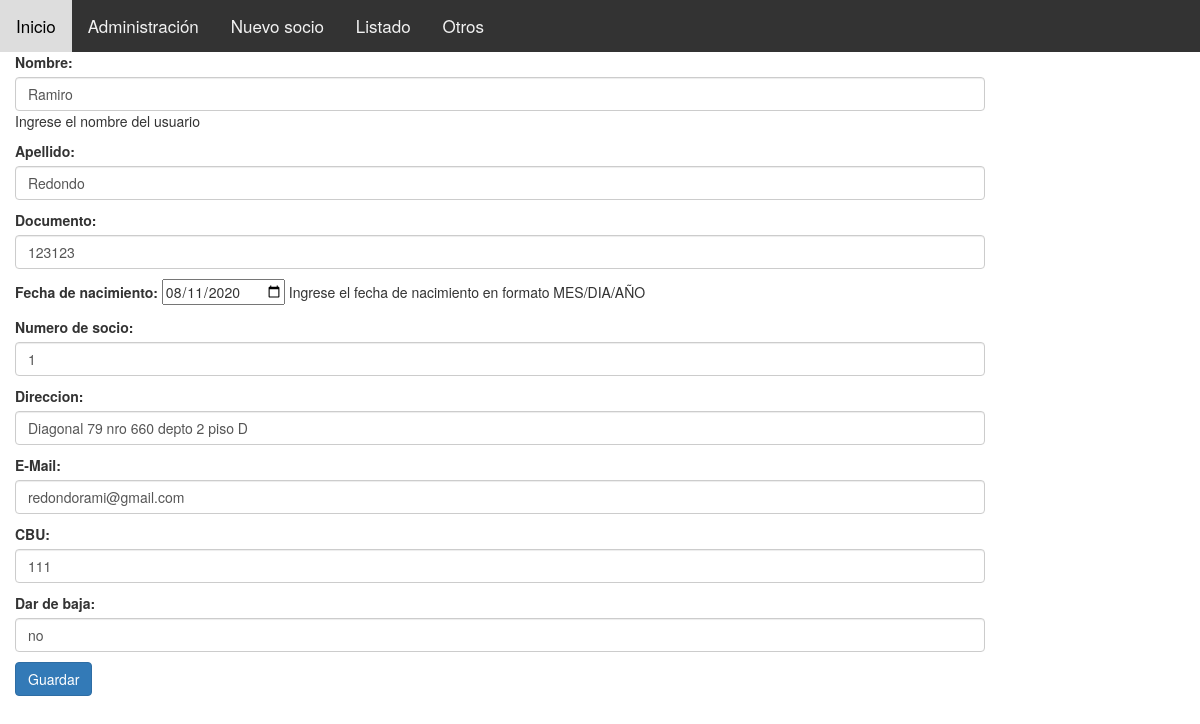
The app's page /sistemasocioscap/editar/19/ with its own data.
### sistemasocioscap/models.py (models this page shows)
class Socio (models.Model):
	dni = models.IntegerField ()
	nombre = models.CharField(max_length= 200, help_text="Ingrese el nombre del usuario")
	apellido = models.CharField (max_length = 200)
	fecha_nacimiento = models.DateField(help_text="Ingrese el fecha de nacimiento en formato MES/DIA/AÑO")
	nrosocio = models.IntegerField ()
	direccion = models.CharField (max_length = 200)
	mail = models.EmailField(max_length=254, null=True)
	cbu = models.IntegerField (null=True)
	dar_baja = models.CharField(max_length=32,choices=[('si', 'Si'),('no', 'No')], default="",null = True, blank=True)
  	def get_absolute_url(self):
    		return reverse ('socio-detail', args=[str(self.id)])

### sistemasocioscap/views.py (the view)
# urls.py: url(r'^editar/(?P<pk>\d+)/$', SocioUpdate.as_view(), name='socio_editar'),
class SocioUpdate(UpdateView):
    model = Socio
    form_class = SocioForm
    template_name = 'socio_form.html'
    success_url = reverse_lazy('listado_socios')

### sistemasocioscap/forms.py
class SocioForm(forms.ModelForm):
	class Meta:
		model = Socio
		fields = [
			'nombre',
			'apellido',
			'dni',
			'fecha_nacimiento',
			'nrosocio',
			'direccion',
			'mail',
			'cbu',
			'dar_baja',
		]
		labels = {
			'nombre': 'Nombre',
			'apellido': 'Apellido',
			'dni': 'Documento',
			'fecha_nacimiento': 'Fecha de nacimiento',
			'nrosocio': 'Numero de socio',
			'direccion':'Direccion',
			'mail': 'E-Mail',
			'cbu':'CBU',
			'dar_baja': 'Dar de baja',
		}
		widgets = {
			'nombre': forms.TextInput(attrs={'class':'form-control'}),
			'apellido': forms.TextInput(attrs={'class':'form-control'}),
			'dni': forms.TextInput(attrs={'class':'form-control'}),
			'fecha_nacimiento': DateInput(),
			'nrosocio': forms.TextInput(attrs={'class':'form-control'}),
			'direccion': forms.TextInput(attrs={'class':'form-control'}),
			'mail': forms.TextInput(attrs={'class':'form-control'}),
			'cbu': forms.TextInput(attrs={'class':'form-control'}),
			'dar_baja': forms.TextInput(attrs={'class':'form-control'}),
		}

### sistemasocioscap/templates/socio_form.html (shortened to what this page needs)
{% extends "base_generic.html" %}
{% block content %}
<form method="post">
	{{ form.as_p }}
	<button class="btn btn-primary" type="submit">Guardar</button>
</form>
{% endblock %}

### records on screen
Socio: nombre "Ramiro", apellido "Redondo", dni "123123", fecha_nacimiento "08/11/2020", nrosocio "1", direccion "Diagonal 79 nro 660 depto 2 piso D", mail "redondorami@gmail.com", cbu "111", dar_baja "no"
